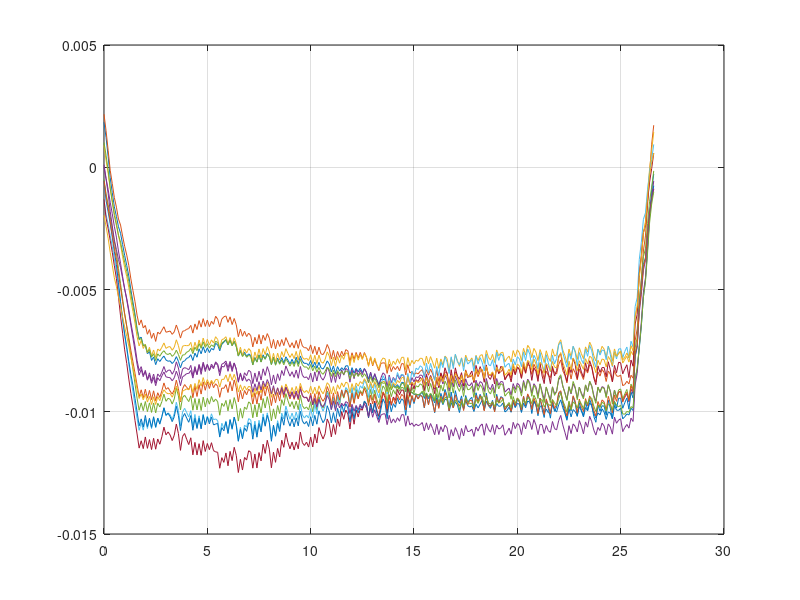

Write MATLAB code to recreate this figure.
close all
clear all
load('shot_45990');

time1=1e-3*data.time;
index1=find(time1 == 108.7);
index2=find(time1 == 135.3);

Ip=data.Ip_magn(index1:index2);
I_prim=data.prim(index1:index2);
I_hor=data.hor(index1:index2);
I_vert=data.vert(index1:index2);
Rc=data.R0(index1:index2);
Zc=data.z0(index1:index2);
Bsens=data.mirnv_corr(:,(index1:index2))/(50*49e-6);
 Bsens(10,:)=Bsens(10,:)*1.2803;
time=time1(index1:index2)-108.7;

ISTTOK.Ip=Ip;
ISTTOK.I_prim=I_prim;
ISTTOK.I_hor=I_hor;
ISTTOK.I_vert=I_vert;
ISTTOK.Rc=Rc;
ISTTOK.Zc=Zc;
ISTTOK.Bsens=Bsens;
ISTTOK.time=time;

for i=1:12
plot(time,Bsens(i,:))
hold on
grid on
end